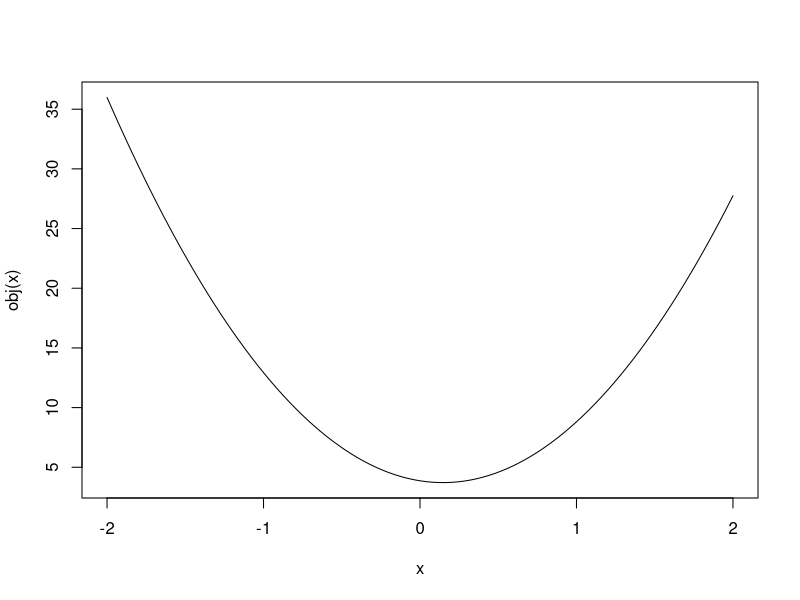

Here is the R script that generated this plot:
## ---- chunk 1
x <- c(0.18, -1.54, 0.42, 0.95)
## ---- chunk 2
w <- c(2, 1, 3, 1)
## ---- chunk 3
values <- (0.18 + 0.18 - 1.54 + 0.42 + 0.42 + 0.42 + 0.95)
numberElements <- 7
mu <- values / numberElements
mu
## ---- chunk 4
mu <- sum(x*w) / sum(w)
mu
## ---- chunk 5
optimize( function(u){ sum(w*(x-u)^2) }, interval=c(-100,100))
## ---- chunk 6
obj <- function(U){sapply(U, function(u) sum(w*(x-u)^2))}
curve(obj, from=-2, to=2)
## ---- chunk 7
x <- c(0.8, 0.47, 0.51, 0.73, 0.36, 0.58, 0.57, 0.85, 0.44, 0.42)
y <- c(1.39, 0.72, 1.55, 0.48, 1.19, -1.59, 1.23, -0.65, 1.49, 0.05)

# omit the intercept (-1)
lm(y ~ x-1)
## ---- chunk 8
data(mtcars)
## does "and fit the regression model" mean centre it?

y <- mtcars$mpg # outcome
x <- mtcars$wt  # predictor

lm(y ~ x)
## ---- chunk 9
sx <- 1/2
sy <- 1
cor <- .5
cor * sy / sx

# Find the slope as a function of relative standard deviations and correlation
# http://en.wikipedia.org/wiki/Simple_linear_regression

# \hat{\beta} = r_{xy} \frac{s_y}{s_x}
#             = 0.5 * 2
#             = [[1]]
## ---- chunk 10
1.5*.4

# http://en.wikipedia.org/wiki/Simple_linear_regression we have

# \hat{\beta} = r_{xy} \frac{s_y}{s_x}
#             = 0.4 * 1
#             = 0.4

# \hat{\alpha} = \bar{y} - \hat{\beta} \bar{x}
#              = 0 - 0.4 * 0

# \hat{y} = \hat{\alpha} + \hat{\beta} x
#         = 0 + 1.5 * 0.4
#         = [[0.6]]
## ---- chunk 11
x <- c(8.58, 10.46, 9.01, 9.64, 8.86)
## ---- chunk 12
# The process of centering then scaling the data is called normalizing the data.
((x-mean(x)) / sd(x))[1]

scale(x)[1]
## ---- chunk 13
x <- c(0.8, 0.47, 0.51, 0.73, 0.36, 0.58, 0.57, 0.85, 0.44, 0.42)
y <- c(1.39, 0.72, 1.55, 0.48, 1.19, -1.59, 1.23, -0.65, 1.49, 0.05)
## ---- chunk 14
lm(y ~ x)

b1 <- cor(x,y)*sd(y)/sd(x)
b0 <- mean(y) - b1 * mean(x) # intercept
b0
## ---- chunk 15
x <- c(0.8, 0.47, 0.51, 0.73, 0.36, 0.58, 0.57, 0.85, 0.44, 0.42)
## ---- chunk 16
# mean is the centre of the mass
mean(x)

sum((x-0.573)^2)
sum((x-0.8)^2)
sum((x-0.36)^2)
sum((x-0.44)^2)
